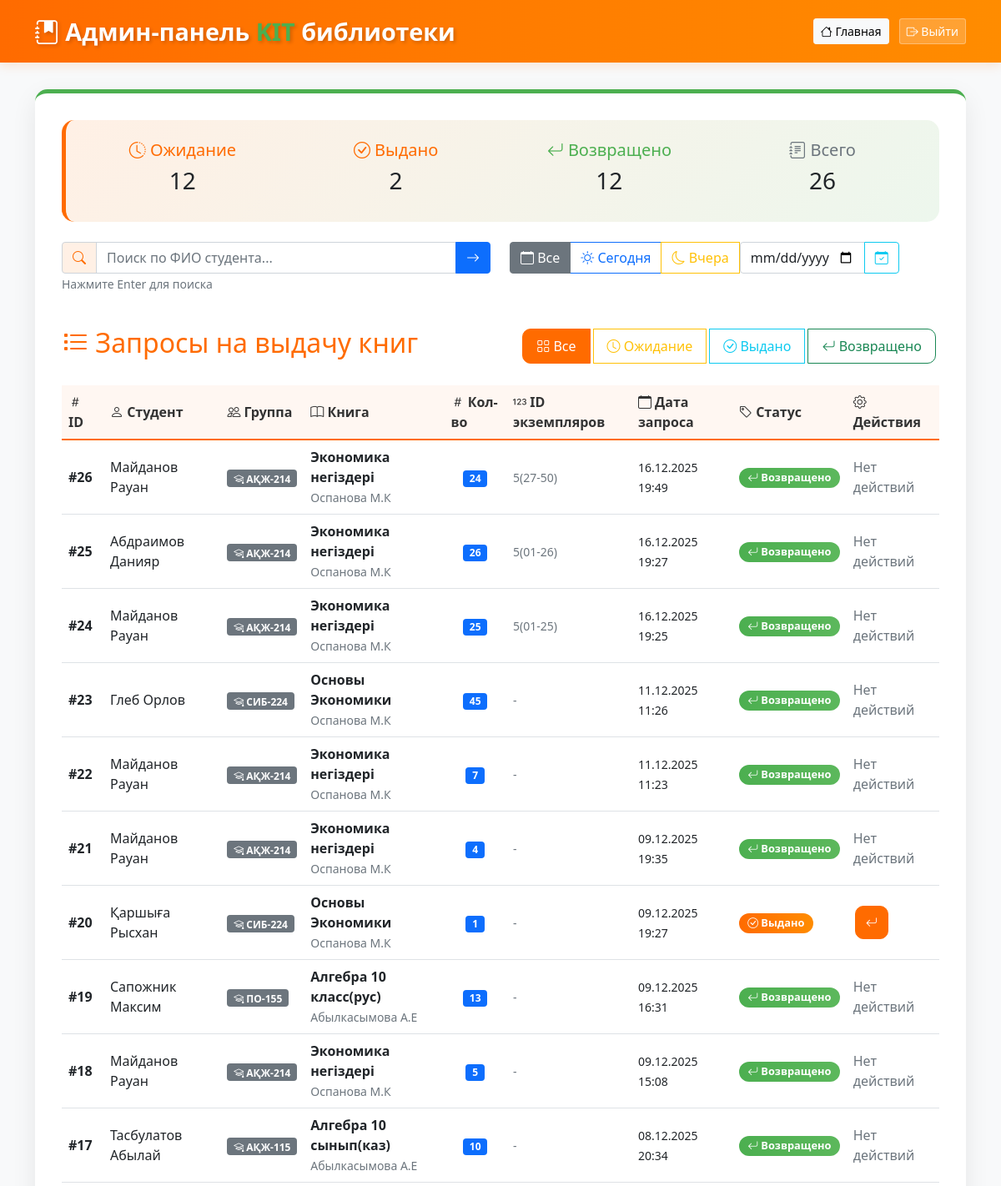
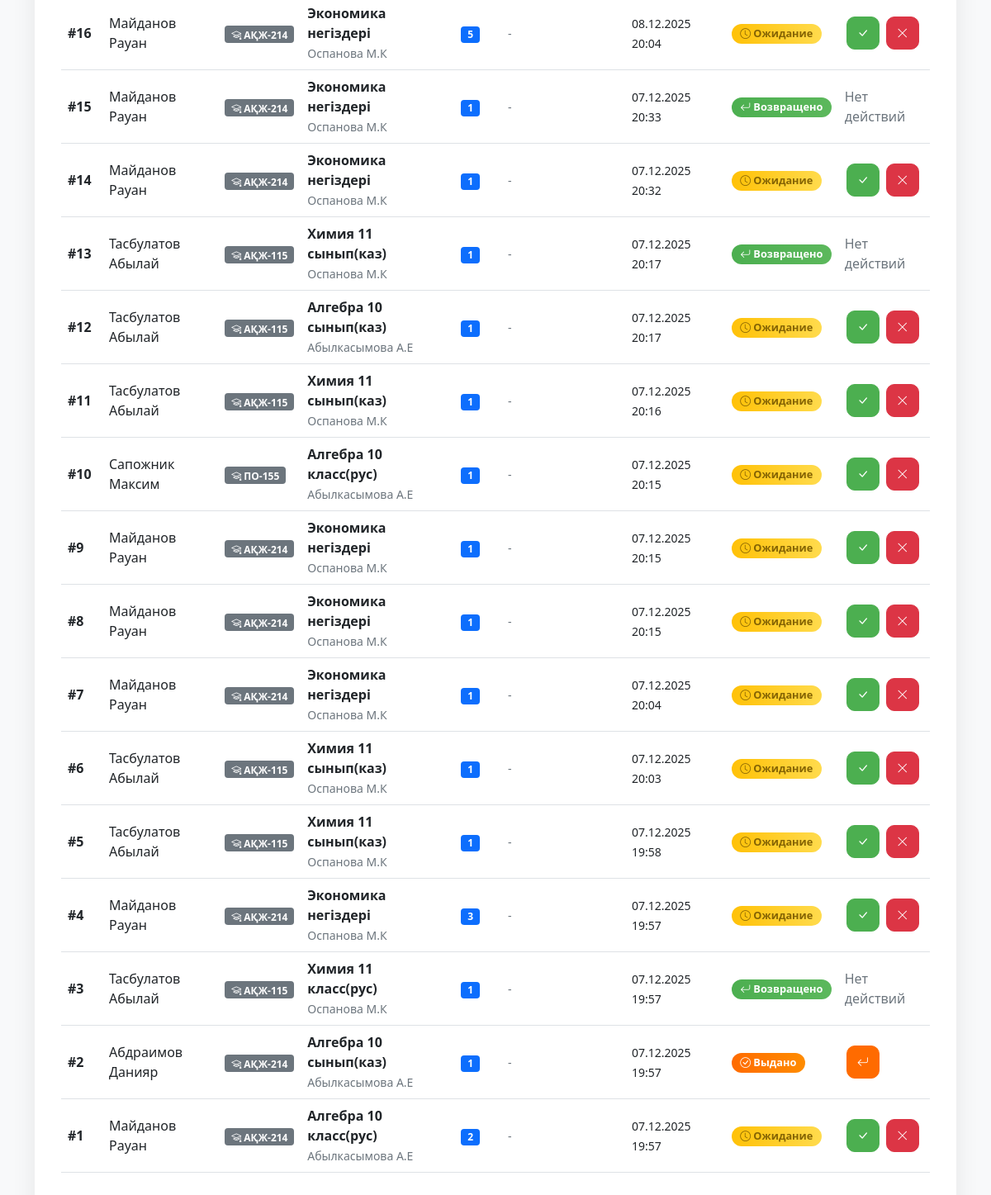
Page /admin (signed in) on the committed database (2 pictures, top to bottom).
### models.py (models this page shows, shortened)
class BookRequest(db.Model):
    __tablename__ = 'book_requests'
    id = db.Column(db.Integer, primary_key=True)
    request_number = db.Column(db.String(20), unique=True, nullable=True)
    student_id = db.Column(db.Integer, db.ForeignKey('students.id'), nullable=False)
    book_id = db.Column(db.Integer, db.ForeignKey('books.id'), nullable=False)
    request_date = db.Column(db.DateTime, nullable=False, default=db.func.now())  # Дата создания запроса
    issue_date = db.Column(db.DateTime)  # Дата выдачи (когда библиотекарь подтвердил)
    planned_return_date = db.Column(db.DateTime)  # Планируемая дата возврата (+90 минут)
    actual_return_date = db.Column(db.DateTime)  # Фактическая дата возврата
    quantity = db.Column(db.Integer, nullable=False, default=1)  # Количество взятых экземпляров
    status = db.Column(db.String(20), nullable=False, default='ожидание')  # статусы: ожидание, выдано, возвращено
    book = db.relationship('Book', backref='requests')
    copy_start_index = db.Column(db.Integer, nullable=True)
    copy_end_index = db.Column(db.Integer, nullable=True)
    @property
    def copy_range_display(self):
        if not self.book or self.copy_start_index is None:
            return "-"
        book_code = self.book.id  # Можно заменить на отдельное поле-код, если нужно
        start_str = f"{self.copy_start_index:02d}"
        if self.copy_end_index and self.copy_end_index != self.copy_start_index:
            end_str = f"{self.copy_end_index:02d}"
            return f"{book_code}({start_str}-{end_str})"
        else:
            return f"{book_code}({start_str})"

class Student(db.Model):
    __tablename__ = 'students'
    id = db.Column(db.Integer, primary_key=True)
    full_name = db.Column(db.String(100), nullable=False)  # ФИО
    group_id = db.Column(db.Integer, db.ForeignKey('groups.id'), nullable=False)
    book_requests = db.relationship('BookRequest', backref='student', lazy=True)

class Group(db.Model):
    __tablename__ = 'groups'
    id = db.Column(db.Integer, primary_key=True)
    name = db.Column(db.String(50), unique=True, nullable=False)  # Например: "АҚЖ-214"
    language = db.Column(db.String(10), nullable=False)  # "kz" или "ru"
    course = db.Column(db.Integer, nullable=False)  # 1 или 2
    students = db.relationship('Student', backref='group', lazy=True)

class Book(db.Model):
    __tablename__ = 'books'
    id = db.Column(db.Integer, primary_key=True)
    name = db.Column(db.String(200), nullable=False)  # Название книги
    author = db.Column(db.String(100), nullable=False)  # Автор книги
    year = db.Column(db.Integer, nullable=False)  # Год издания
    total_quantity = db.Column(db.Integer, nullable=False)  # Всего экземпляров
    available_quantity = db.Column(db.Integer, nullable=False)  # Доступно сейчас
    language = db.Column(db.String(10), nullable=False)  # Язык книги
    course = db.Column(db.Integer, nullable=False)  # Курс

### app.py (the view)
@app.route('/admin')
@admin_required
def admin_dashboard():
    requests = BookRequest.query.order_by(BookRequest.request_date.desc()).all()
    return render_template('admin.html',
                         requests=requests,
                         current_status='all',
                         current_date='all',
                         search_query='',
                         custom_date='')

### templates/admin.html (shortened to what this page needs)
<!DOCTYPE html>
<html lang="ru">
<head>
    <link href="https://cdn.jsdelivr.net/npm/bootstrap@5.1.3/dist/css/bootstrap.min.css" rel="stylesheet">
    <link rel="stylesheet" href="https://cdn.jsdelivr.net/npm/bootstrap-icons@1.8.1/font/bootstrap-icons.css">
</head>
<body>
    <nav class="kit-header">
        <div class="container">
            <div class="d-flex justify-content-between align-items-center">
                <span class="kit-logo">
                    <i class="bi bi-journal-bookmark-fill"></i>
                    Админ-панель <span>KIT</span> библиотеки
                </span>
                <div>
                    <a href="{{ url_for('admin_dashboard') }}" class="btn btn-light btn-sm me-2">
                        <i class="bi bi-house"></i> Главная
                    </a>
                    <a href="{{ url_for('admin_logout') }}" class="btn btn-logout btn-sm text-white">
                        <i class="bi bi-box-arrow-right"></i> Выйти
                    </a>
                </div>
            </div>
        </div>
    </nav>
    <div class="container">
        <div class="admin-container">
            <div class="stats-card">
                <div class="row">
                    <div class="col-md-3 text-center">
                        <h5 style="color: var(--kit-orange);">
                            <i class="bi bi-clock-history"></i> Ожидание
                        </h5>
                        <h3>{{ requests|selectattr('status', 'equalto', 'ожидание')|list|length }}</h3>
                    </div>
                    <div class="col-md-3 text-center">
                        <h5 style="color: var(--kit-orange);">
                            <i class="bi bi-check-circle"></i> Выдано
                        </h5>
                        <h3>{{ requests|selectattr('status', 'equalto', 'выдано')|list|length }}</h3>
                    </div>
                    <div class="col-md-3 text-center">
                        <h5 style="color: var(--kit-green);">
                            <i class="bi bi-arrow-return-left"></i> Возвращено
                        </h5>
                        <h3>{{ requests|selectattr('status', 'equalto', 'возвращено')|list|length }}</h3>
                    </div>
                    <div class="col-md-3 text-center">
                        <h5 style="color: #6c757d;">
                            <i class="bi bi-journal-text"></i> Всего
                        </h5>
                        <h3>{{ requests|length }}</h3>
                    </div>
                </div>
            </div>
            <div class="row mb-4">
                <div class="col-md-6 mb-3">
                    <div class="input-group">
                        <span class="input-group-text" style="background: rgba(255, 107, 0, 0.1);">
                            <i class="bi bi-search" style="color: var(--kit-orange);"></i>
                        </span>
                        <input type="text"
                            class="form-control"
                            id="searchInput"
                            placeholder="Поиск по ФИО студента..."
                            value="{{ search_query }}"
                            onkeypress="handleSearchEnter(event)">
                        <button class="btn btn-primary" type="button" onclick="applySearch()">
                            <i class="bi bi-arrow-right"></i>
                        </button>
                    </div>
                    <small class="text-muted">Нажмите Enter для поиска</small>
                </div>
                <div class="col-md-6 mb-3">
                    <div class="btn-group" role="group">
                        <label class="btn btn-outline-secondary" for="date_all" title="Все даты">
                            <i class="bi bi-calendar"></i> Все
                        </label>
                        <label class="btn btn-outline-primary" for="date_today" title="Сегодня">
                            <i class="bi bi-sun"></i> Сегодня
                        </label>
                        <label class="btn btn-outline-warning" for="date_yesterday" title="Вчера">
                            <i class="bi bi-moon"></i> Вчера
                        </label>
                        <div class="input-group" style="width: auto;">
                            <input type="date"
                                class="form-control"
                                id="customDateInput"
                                value="{{ custom_date }}"
                                style="max-width: 150px;">
                            <button class="btn btn-outline-info" type="button" onclick="applyCustomDate()"
                                    title="Применить выбранную дату">
                                <i class="bi bi-calendar-check"></i>
                            </button>
                        </div>
                    </div>
                </div>
            </div>
            <div class="d-flex justify-content-between align-items-center mb-4">
                <h2 style="color: var(--kit-orange);">
                    <i class="bi bi-list-task"></i> Запросы на выдачу книг
                </h2>
                <div class="btn-group">
                    <button class="btn filter-btn btn-outline-primary {% if current_status == 'all' %}active{% endif %}"
                            onclick="applyStatusFilter('all')">
                        <i class="bi bi-grid"></i> Все
                    </button>
                    <button class="btn filter-btn btn-outline-warning {% if current_status == 'ожидание' %}active{% endif %}"
                            onclick="applyStatusFilter('ожидание')">
                        <i class="bi bi-clock"></i> Ожидание
                    </button>
                    <button class="btn filter-btn btn-outline-info {% if current_status == 'выдано' %}active{% endif %}"
                            onclick="applyStatusFilter('выдано')">
                        <i class="bi bi-check-circle"></i> Выдано
                    </button>
                    <button class="btn filter-btn btn-outline-success {% if current_status == 'возвращено' %}active{% endif %}"
                            onclick="applyStatusFilter('возвращено')">
                        <i class="bi bi-arrow-return-left"></i> Возвращено
                    </button>
                </div>
            </div>
            {% if requests %}
            <div class="table-responsive">
                <table class="table table-hover" id="requestsTable">
                    <thead class="table-light">
                        <tr>
                            <th><i class="bi bi-hash"></i> ID</th>
                            <th><i class="bi bi-person"></i> Студент</th>
                            <th><i class="bi bi-people"></i> Группа</th>
                            <th><i class="bi bi-book"></i> Книга</th>
                            <th><i class="bi bi-hash"></i> Кол-во</th>
                            <th><i class="bi bi-123"></i> ID экземпляров</th>
                            <th><i class="bi bi-calendar"></i> Дата запроса</th>
                            <th><i class="bi bi-tag"></i> Статус</th>
                            <th><i class="bi bi-gear"></i> Действия</th>
                        </tr>
                    </thead>
                    <tbody>
                        {% for req in requests %}
                        <tr data-status="{{ req.status }}">
                            <td><strong>#{{ req.id }}</strong></td>
                            <td>{{ req.student.full_name if req.student else 'Неизвестно' }}</td>
                            <td>
                                {% if req.student and req.student.group %}
                                    <span class="badge bg-secondary">
                                        <i class="bi bi-mortarboard"></i> {{ req.student.group.name }}
                                    </span>
                                {% else %}
                                    -
                                {% endif %}
                            </td>
                            <td>
                                {% if req.book %}
                                    <strong>{{ req.book.name }}</strong><br>
                                    <small class="text-muted">{{ req.book.author }}</small>
                                {% else %}
                                    <span class="text-danger">Книга удалена</span>
                                {% endif %}
                            </td>
                            <td>
                                <span class="badge bg-primary">{{ req.quantity }}</span>
                            </td>
                            <td>
                                <small class="text-muted">
                                    {{ req.copy_range_display }}
                                </small>
                            </td>
                            <td>
                                <small>
                                    {{ req.request_date.strftime('%d.%m.%Y %H:%M') if req.request_date else '-' }}
                                </small>
                            </td>
                            <td>
                                {% if req.status == 'ожидание' %}
                                    <span class="badge status-badge status-waiting">
                                        <i class="bi bi-clock"></i> Ожидание
                                    </span>
                                {% elif req.status == 'выдано' %}
                                    <span class="badge status-badge status-issued">
                                        <i class="bi bi-check-circle"></i> Выдано
                                    </span>
                                {% elif req.status == 'возвращено' %}
                                    <span class="badge status-badge status-returned">
                                        <i class="bi bi-arrow-return-left"></i> Возвращено
                                    </span>
                                {% endif %}
                            </td>
                            <td>
                                {% if req.status == 'ожидание' %}
                                    <button class="btn btn-success btn-sm action-btn"
                                        data-action="confirm"
                                        data-id="{{ req.id }}"
                                        title="Подтвердить выдачу"
                                        style="background: var(--kit-green); border-color: var(--kit-green);">
                                        <i class="bi bi-check-lg"></i>
                                    </button>
                                    <button class="btn btn-danger btn-sm action-btn"
                                        data-action="reject"
                                        data-id="{{ req.id }}"
                                        title="Отклонить запрос">
                                        <i class="bi bi-x-lg"></i>
                                    </button>
                                {% elif req.status == 'выдано' %}
                                    <button class="btn btn-primary btn-sm action-btn"
                                        data-action="return"
                                        data-id="{{ req.id }}"
                                        title="Отметить возврат"
                                        style="background: var(--kit-orange); border-color: var(--kit-orange);">
                                        <i class="bi bi-arrow-return-left"></i>
                                    </button>
                                {% else %}
                                    <span class="text-muted">Нет действий</span>
                                {% endif %}
                            </td>
                        </tr>
                        {% endfor %}
                    </tbody>
                </table>
            </div>
            {% endif %}
        </div>
    </div>
</body>
</html>

### rows in the picture
BookRequest: id "26", student "Майданов Рауан", student.group.name "АҚЖ-214", book.name "Экономика негіздері", book.author "Оспанова М.К", quantity "24", copy_range_display "5(27-50)", request_date "16.12.2025 19:49", status "возвращено" (drawn)
BookRequest: id "25", student "Абдраимов Данияр", student.group.name "АҚЖ-214", book.name "Экономика негіздері", book.author "Оспанова М.К", quantity "26", copy_range_display "5(01-26)", request_date "16.12.2025 19:27", status "возвращено" (drawn)
BookRequest: id "24", student "Майданов Рауан", student.group.name "АҚЖ-214", book.name "Экономика негіздері", book.author "Оспанова М.К", quantity "25", copy_range_display "5(01-25)", request_date "16.12.2025 19:25", status "возвращено" (drawn)
BookRequest: id "23", student "Глеб Орлов", student.group.name "СИБ-224", book.name "Основы Экономики", book.author "Оспанова М.К", quantity "45", copy_range_display "-", request_date "11.12.2025 11:26", status "возвращено" (drawn)
BookRequest: id "22", student "Майданов Рауан", student.group.name "АҚЖ-214", book.name "Экономика негіздері", book.author "Оспанова М.К", quantity "7", copy_range_display "-", request_date "11.12.2025 11:23", status "возвращено" (drawn)
BookRequest: id "21", student "Майданов Рауан", student.group.name "АҚЖ-214", book.name "Экономика негіздері", book.author "Оспанова М.К", quantity "4", copy_range_display "-", request_date "09.12.2025 19:35", status "возвращено" (drawn)
BookRequest: id "20", student "Қаршыға Рысхан", student.group.name "СИБ-224", book.name "Основы Экономики", book.author "Оспанова М.К", quantity "1", copy_range_display "-", request_date "09.12.2025 19:27", status "выдано" (drawn)
BookRequest: id "19", student "Сапожник Максим", student.group.name "ПО-155", book.name "Алгебра 10 класс(рус)", book.author "Абылкасымова А.Е", quantity "13", copy_range_display "-", request_date "09.12.2025 16:31", status "возвращено" (drawn)
BookRequest: id "18", student "Майданов Рауан", student.group.name "АҚЖ-214", book.name "Экономика негіздері", book.author "Оспанова М.К", quantity "5", copy_range_display "-", request_date "09.12.2025 15:08", status "возвращено" (drawn)
BookRequest: id "17", student "Тасбулатов Абылай", student.group.name "АҚЖ-115", book.name "Алгебра 10 сынып(каз)", book.author "Абылкасымова А.Е", quantity "10", copy_range_display "-", request_date "08.12.2025 20:34", status "возвращено" (drawn)
BookRequest: id "16", student "Майданов Рауан", student.group.name "АҚЖ-214", book.name "Экономика негіздері", book.author "Оспанова М.К", quantity "5", copy_range_display "-", request_date "08.12.2025 20:04", status "ожидание" (drawn)
BookRequest: id "15", student "Майданов Рауан", student.group.name "АҚЖ-214", book.name "Экономика негіздері", book.author "Оспанова М.К", quantity "1", copy_range_display "-", request_date "07.12.2025 20:33", status "возвращено" (drawn)
BookRequest: id "14", student "Майданов Рауан", student.group.name "АҚЖ-214", book.name "Экономика негіздері", book.author "Оспанова М.К", quantity "1", copy_range_display "-", request_date "07.12.2025 20:32", status "ожидание" (drawn)
BookRequest: id "13", student "Тасбулатов Абылай", student.group.name "АҚЖ-115", book.name "Химия 11 сынып(каз)", book.author "Оспанова М.К", quantity "1", copy_range_display "-", request_date "07.12.2025 20:17", status "возвращено" (drawn)
BookRequest: id "12", student "Тасбулатов Абылай", student.group.name "АҚЖ-115", book.name "Алгебра 10 сынып(каз)", book.author "Абылкасымова А.Е", quantity "1", copy_range_display "-", request_date "07.12.2025 20:17", status "ожидание" (drawn)
BookRequest: id "11", student "Тасбулатов Абылай", student.group.name "АҚЖ-115", book.name "Химия 11 сынып(каз)", book.author "Оспанова М.К", quantity "1", copy_range_display "-", request_date "07.12.2025 20:16", status "ожидание" (drawn)
BookRequest: id "10", student "Сапожник Максим", student.group.name "ПО-155", book.name "Алгебра 10 класс(рус)", book.author "Абылкасымова А.Е", quantity "1", copy_range_display "-", request_date "07.12.2025 20:15", status "ожидание" (drawn)
BookRequest: id "9", student "Майданов Рауан", student.group.name "АҚЖ-214", book.name "Экономика негіздері", book.author "Оспанова М.К", quantity "1", copy_range_display "-", request_date "07.12.2025 20:15", status "ожидание" (drawn)
BookRequest: id "8", student "Майданов Рауан", student.group.name "АҚЖ-214", book.name "Экономика негіздері", book.author "Оспанова М.К", quantity "1", copy_range_display "-", request_date "07.12.2025 20:15", status "ожидание" (drawn)
BookRequest: id "7", student "Майданов Рауан", student.group.name "АҚЖ-214", book.name "Экономика негіздері", book.author "Оспанова М.К", quantity "1", copy_range_display "-", request_date "07.12.2025 20:04", status "ожидание" (drawn)
BookRequest: id "6", student "Тасбулатов Абылай", student.group.name "АҚЖ-115", book.name "Химия 11 сынып(каз)", book.author "Оспанова М.К", quantity "1", copy_range_display "-", request_date "07.12.2025 20:03", status "ожидание" (drawn)
BookRequest: id "5", student "Тасбулатов Абылай", student.group.name "АҚЖ-115", book.name "Химия 11 сынып(каз)", book.author "Оспанова М.К", quantity "1", copy_range_display "-", request_date "07.12.2025 19:58", status "ожидание" (drawn)
BookRequest: id "4", student "Майданов Рауан", student.group.name "АҚЖ-214", book.name "Экономика негіздері", book.author "Оспанова М.К", quantity "3", copy_range_display "-", request_date "07.12.2025 19:57", status "ожидание" (drawn)
BookRequest: id "3", student "Тасбулатов Абылай", student.group.name "АҚЖ-115", book.name "Химия 11 класс(рус)", book.author "Оспанова М.К", quantity "1", copy_range_display "-", request_date "07.12.2025 19:57", status "возвращено" (drawn)
BookRequest: id "2", student "Абдраимов Данияр", student.group.name "АҚЖ-214", book.name "Алгебра 10 сынып(каз)", book.author "Абылкасымова А.Е", quantity "1", copy_range_display "-", request_date "07.12.2025 19:57", status "выдано" (drawn)
BookRequest: id "1", student "Майданов Рауан", student.group.name "АҚЖ-214", book.name "Алгебра 10 класс(рус)", book.author "Абылкасымова А.Е", quantity "2", copy_range_display "-", request_date "07.12.2025 19:57", status "ожидание" (drawn)

### other values in the picture
{{ requests|selectattr('status', 'equalto', 'ожидание')|list|length }} "12"
{{ requests|selectattr('status', 'equalto', 'выдано')|list|length }} "2"
{{ requests|selectattr('status', 'equalto', 'возвращено')|list|length }} "12"
{{ requests|length }} "26"
